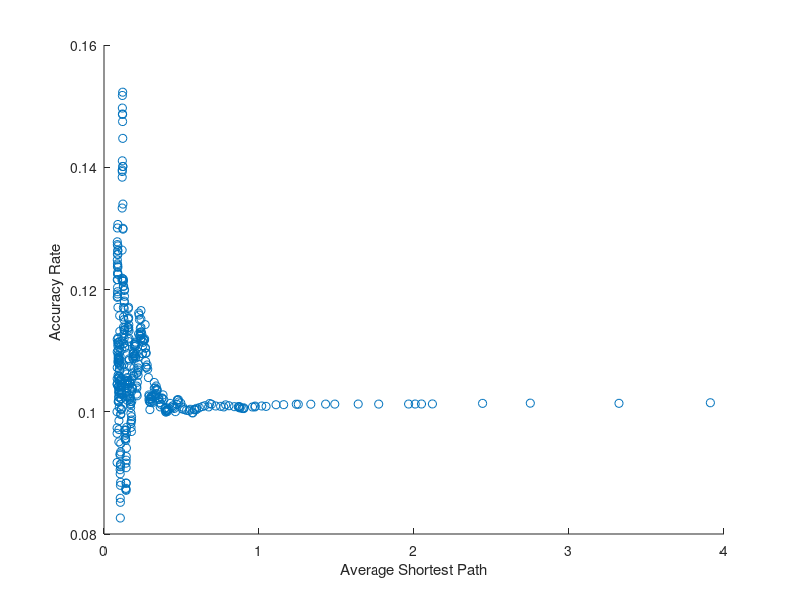

Write the MATLAB code that produced this figure.
randn('state',18)
z=rand(1,437)*0.0046;
p=zeros(1,437);
p(1)=0.01;
for i=2:437
 p(i)=p(i-1)+z(i-1);
end
cluster=(3/4)*((10-2)/(10-1))*(1-p).^3;
l=log(500*10*p)./(100*p);

r0=0.1;
sigma=0.20655528;
N=437;
a= 0.84044417;
b=8.21835 ;
dt=cluster(1:end-1)-cluster(2:end);
dw=sqrt(dt).*randn(1,436);
R=1;Dt=R*dt;L=436;
rem=zeros(1,L);
r=r0;

for j=1:L
    winc=sum(dw(R*(j-1)+1:R*j));
    r=r+(a-b*r)*Dt(j)+sigma*sqrt(r)*winc;%weak-eular
    rem(j)=r;
end

rem=[r0,rem];
c=sort(cluster);
d=sort(l);
scatter(d,rem)
xlabel('Average Shortest Path')
ylabel('Accuracy Rate ')



